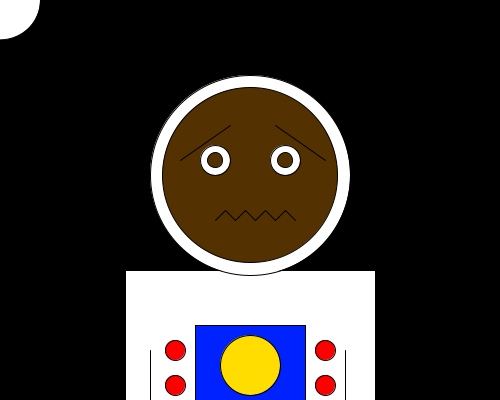
Frame 1 (no input)
Frame 60 (the mouse pressed at the canvas centre just before this capture): identical to frame 1, image omitted
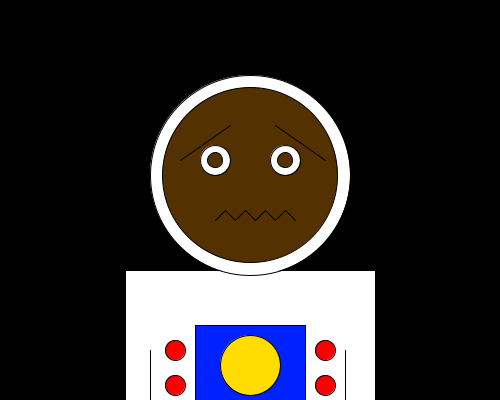
Frame 120 (the mouse held since frame 60 and released just before this capture)

The Processing sketch that drew these frames (run headless with seeded random() and noise(); from frame 60 on, the mouse is pressed at the canvas centre):

// Processing sketch: processing_162796
// ── processing_162796.pde

void setup() {
size(500,400);

}

void draw() {
  fill(0,0,0);
rect(0,0,500,400);
fill(255, 255, 255);
arc(mouseX, mouseY, 80, 80, 0, PI+QUARTER_PI, OPEN);
fill(255,255,255);
rect(125,270,250,150);
ellipse(250,175,200,200);
fill(84,49,1);
ellipse(250,175,175,175);
fill(255,255,255);
ellipse(215,160,30,30);
ellipse(285,160,30,30);
fill(84,49,1); 
ellipse(215,160,15,15);
ellipse(285,160,15,15);
fill(0,0,0);
line(230,125,180,160);
line(275,125,325,160);
line(215,220,225,210);
line(225,210,235,220);
line(235,220,245,210);
line(245,210,255,220);
line(255,220,265,210);
line(265,210,275,220);
line(275,220,285,210);
line(285,210,295,220);
line(150,350,150,400);
line(345,350,345,400);
fill(255,0,0);
ellipse(175,350,20,20);
ellipse(175,385,20,20);
ellipse(325,385,20,20);
ellipse(325,350,20,20);
fill(0,34,255);
rect(195,325,110,200);
fill(255,221,0);
ellipse(250,365,60,60);

}
